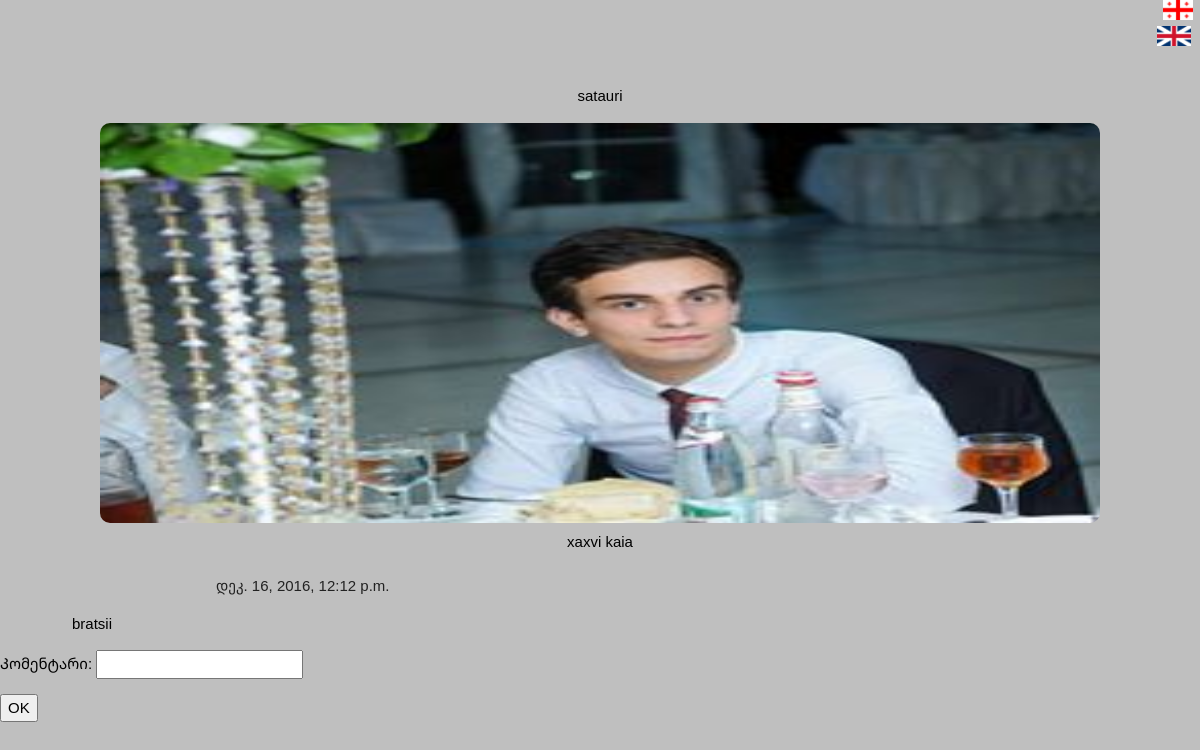
Page /app/8/srulad/ on the committed database.
### app/models.py (models this page shows, shortened)
class Post(models.Model):
	postis_satauri=models.CharField(verbose_name=_("სათაური"),max_length=50)
	postis_contenti=models.TextField(verbose_name=_("კონტენტი"))
	sheqmnis_dro=models.DateTimeField(verbose_name=_('შექმნის დრო'),auto_now_add=True, blank=True)
	surati=models.ImageField(verbose_name=_("სურათი"),upload_to='app')
	ganaxlebis_dro=models.DateTimeField(verbose_name=_('განახლების დრო'),auto_now_add=True, blank=True)
	comment= models.ManyToManyField(Comment,verbose_name=_("კომენტარი"))
	class Meta:
		verbose_name_plural=_("პოსტები")
		verbose_name=_("პოსტი")

class Comment(models.Model):
	komentari=models.CharField(verbose_name=_("კომენტარი"),max_length=200)
	def __str__(self):
		return self.komentari
	class Meta:
		verbose_name_plural=_("კომენტარები")
		verbose_name=_("კომენტარი")

### app/views.py (the view)
# urls.py: url(r'^(?P<posti_id>[0-9]+)/srulad/$',srulad,name="srulad"),
def srulad(request,posti_id):
	posti_srulad=Post.objects.get(pk=posti_id)
	form=CommentForm()
	if request.method =="POST":
		form=CommentForm(request.POST)
		if form.is_valid():
			a=form.save()
			posti_srulad.comment.add(a)
	return render(request,'app/srulad.html',{"posti":posti_srulad,"form":form})

### app/forms.py
class CommentForm(forms.ModelForm):
	class Meta:
		model = Comment
		fields = ['komentari']

### templates/app/srulad.html (shortened to what this page needs)
<!DOCTYPE html>
<html>
<head>
{% load static %}
<link rel="stylesheet" href="{% static 'css/new.css' %}">
</head>
<body style="background-color: rgb(191, 191, 191);">
{% include "app/lang_change.html" %}
	<p style="text-align: center;" >{{posti.postis_satauri}}</p>
	<img src="{{posti.surati.url}}" alt="some_text" style="width: 1000px; height: 400px; margin: auto; display: block; border-radius: 10px;">
	<p style="text-align: center; line-height: 2.5em; display: block; margin: auto; width: 1024px;">{{posti.postis_contenti}}</p>
	<p style="display: block; padding-left: 18%; color: rgb(34, 34, 34);">{{posti.sheqmnis_dro}}</p>
	{% for i in posti.comment.all %}
		<p style="padding-left: 6%;">{{i}}</p>
	{% endfor %}
 <form action="" method="POST" enctype="multipart/form-data">
 	{{ form.as_p}}
	<input type="submit" value= 'OK'>
</form>
</body>
</html>

### static/css/new.css (style rules this page uses)
html { box-sizing:border-box }
*,*:before,*:after { box-sizing:inherit }
html { -ms-text-size-adjust:100%;-webkit-text-size-adjust:100% }
body { margin:0 }
img { border-style:none }
button,input,select,textarea { font:inherit;margin:0 }
button,input { overflow:visible }
button,html [type=button],[type=reset],[type=submit] { -webkit-appearance:button }
html,body { font-family:Verdana,sans-serif;font-size:15px;line-height:1.5 }
html { overflow-x:hidden }
img { margin-bottom:-5px }

### rows in the picture
Post: postis_satauri "satauri", surati (picture), postis_contenti "xaxvi kaia", sheqmnis_dro "დეკ. 16, 2016, 12:12 p.m."
Comment: komentari "bratsii"
